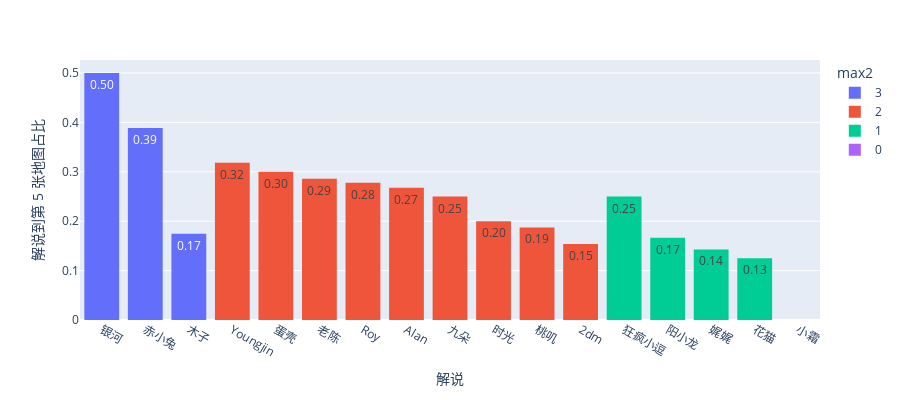

This figure's notebook cell:
### Code cell
fig = px.histogram(df_names.sort_values(by='two_rate', ascending=False),
                    x="names", y="two_rate",
                    color='max2', # barmode='group',
                    histfunc='avg',
                    labels={'names':'解说', 'two_rate':'解说到第 5 张地图占比'},
                    text_auto=True,
                    height=400).update_layout(yaxis_title='解说到第 5 张地图占比')
fig.update_traces(texttemplate="%{y:.2f}")
fig.show()

### Figure 1 — Plotly figure (JSON) as saved in the notebook; plotly's stock layout.template omitted (floating-point values rounded to 4 significant figures)
{"data": [{"alignmentgroup": "True", "bingroup": "x", "histfunc": "avg", "hovertemplate": "max2=3<br>解说=%{x}<br>avg of 解说到第 5 张地图占比=%{y}<extra></extra>", "legendgroup": "3", "marker": {"color": "#636efa", "pattern": {"shape": ""}}, "name": "3", "offsetgroup": "3", "orientation": "v", "showlegend": true, "texttemplate": "%{y:.2f}", "type": "histogram", "x": ["银河", "赤小兔", "木子"], "xaxis": "x", "y": [0.5, 0.3889, 0.1746], "yaxis": "y"}, {"alignmentgroup": "True", "bingroup": "x", "histfunc": "avg", "hovertemplate": "max2=2<br>解说=%{x}<br>avg of 解说到第 5 张地图占比=%{y}<extra></extra>", "legendgroup": "2", "marker": {"color": "#EF553B", "pattern": {"shape": ""}}, "name": "2", "offsetgroup": "2", "orientation": "v", "showlegend": true, "texttemplate": "%{y:.2f}", "type": "histogram", "x": ["Youngjin", "蛋壳", "老陈", "Roy", "Alan", "九朵", "时光", "桃叽", "2dm"], "xaxis": "x", "y": [0.3182, 0.3, 0.2857, 0.2778, 0.2676, 0.25, 0.2, 0.1875, 0.1538], "yaxis": "y"}, {"alignmentgroup": "True", "bingroup": "x", "histfunc": "avg", "hovertemplate": "max2=1<br>解说=%{x}<br>avg of 解说到第 5 张地图占比=%{y}<extra></extra>", "legendgroup": "1", "marker": {"color": "#00cc96", "pattern": {"shape": ""}}, "name": "1", "offsetgroup": "1", "orientation": "v", "showlegend": true, "texttemplate": "%{y:.2f}", "type": "histogram", "x": ["狂疯小逗", "阳小龙", "娓娓", "花猫"], "xaxis": "x", "y": [0.25, 0.1667, 0.1429, 0.125], "yaxis": "y"}, {"alignmentgroup": "True", "bingroup": "x", "histfunc": "avg", "hovertemplate": "max2=0<br>解说=%{x}<br>avg of 解说到第 5 张地图占比=%{y}<extra></extra>", "legendgroup": "0", "marker": {"color": "#ab63fa", "pattern": {"shape": ""}}, "name": "0", "offsetgroup": "0", "orientation": "v", "showlegend": true, "texttemplate": "%{y:.2f}", "type": "histogram", "x": ["小霜"], "xaxis": "x", "y": [0], "yaxis": "y"}], "layout": {"barmode": "relative", "height": 400, "legend": {"title": {"text": "max2"}, "tracegroupgap": 0}, "margin": {"t": 60}, "xaxis": {"anchor": "y", "domain": [0, 1], "title": {"text": "解说"}}, "yaxis": {"anchor": "x", "domain": [0, 1], "title": {"text": "解说到第 5 张地图占比"}}}}
